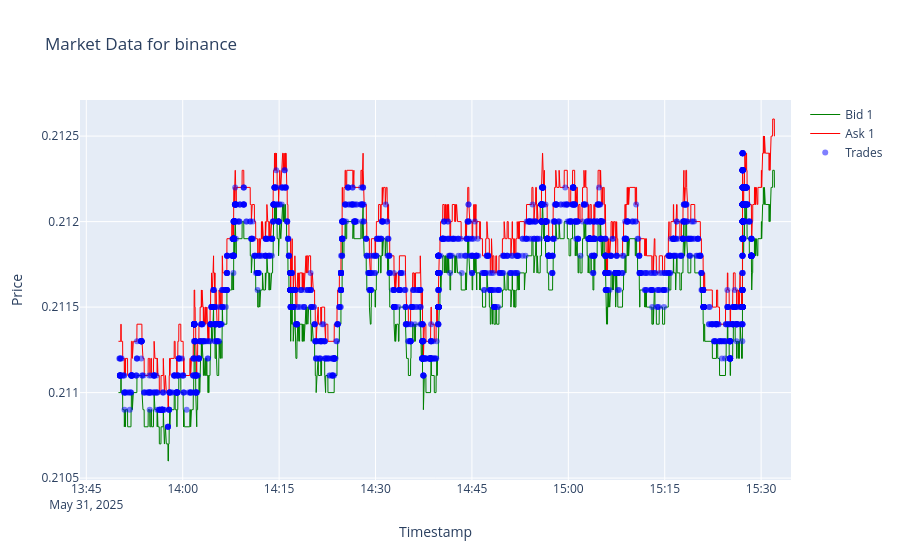

Notebook source saved alongside this figure:
### Code cell
import plotly.graph_objects as go
from plotly.subplots import make_subplots


def plot_market_data(ob_df: pd.DataFrame, trades_df: pd.DataFrame, exchange: str, levels_to_plot: int = 10):
    """
    Create a plotly figure with order book and trades data.
    """
    fig = go.Figure()
    for level in range(1, levels_to_plot + 1):
        bids_price = ob_df["bids"].apply(lambda x: x[level][0])
        bids_amount = ob_df["bids"].apply(lambda x: x[level][1])
        asks_price = ob_df["asks"].apply(lambda x: x[level][0])
        asks_amount = ob_df["asks"].apply(lambda x: x[level][1])
        
        # Plot the bid line and add with color intensity based on amount

        fig.add_trace(
            go.Scatter(
                x=ob_df.index,
                y=bids_price,
                mode='lines',
                name=f'Bid {level}',
                line=dict(width=1, color='green'),
                marker=dict(
                    size=6,
                    color=bids_amount,
                    colorscale='Greens',  # Changed to Greens for consistency
                    showscale=True,
                    colorbar=dict(title='Bid Amount')
                )
            )
        )
        fig.add_trace(
            go.Scatter(
                x=ob_df.index,
                y=asks_price,
                mode='lines',
                name=f'Ask {level}',
                line=dict(width=1, color='red'),
                marker=dict(
                    size=6,
                    color=asks_amount,
                    colorscale='Reds',  # Kept as Reds for consistency
                    showscale=True,
                    colorbar=dict(title='Ask Amount')
                )
            )
        )

    
    # Trades trace remains unchanged
    fig.add_trace(
        go.Scatter(
            x=trades_df.index,
            y=trades_df['price'],
            mode='markers',
            name='Trades',
            marker=dict(
                # size=trades_df['amount_quote'] * 2,
                symbol='circle',
                color='blue',
                opacity=0.5
            )
        )
    )
    
    # Update layout
    fig.update_layout(
        title=f'Market Data for {exchange}',
        xaxis_title='Timestamp',
        yaxis_title='Price',
        showlegend=True
    )
    
    return fig
# Create plots for each exchange
for exchange in exchanges:
    fig = plot_market_data(
        ob_df=ob_data[exchange],
        trades_df=trades_data[exchange],
        exchange=exchange,
        levels_to_plot=1
    )
    fig.show()

### Figure 1 — Plotly figure (JSON) as saved in the notebook; plotly's stock layout.template omitted (floating-point values rounded to 4 significant figures; data arrays with more than 128 entries replaced by an {"elided": "..."} marker saying what was removed)
{"data": [{"line": {"color": "green", "width": 1}, "marker": {"color": {"elided": "6131 float values"}, "colorbar": {"title": {"text": "Bid Amount"}}, "colorscale": [[0, "rgb(247,252,245)"], [0.125, "rgb(229,245,224)"], [0.25, "rgb(199,233,192)"], [0.375, "rgb(161,217,155)"], [0.5, "rgb(116,196,118)"], [0.625, "rgb(65,171,93)"], [0.75, "rgb(35,139,69)"], [0.875, "rgb(0,109,44)"], [1, "rgb(0,68,27)"]], "showscale": true, "size": 6}, "mode": "lines", "name": "Bid 1", "type": "scatter", "x": {"elided": "6131 str values"}, "y": {"elided": "6131 float values"}}, {"line": {"color": "red", "width": 1}, "marker": {"color": {"elided": "6131 float values"}, "colorbar": {"title": {"text": "Ask Amount"}}, "colorscale": [[0, "rgb(255,245,240)"], [0.125, "rgb(254,224,210)"], [0.25, "rgb(252,187,161)"], [0.375, "rgb(252,146,114)"], [0.5, "rgb(251,106,74)"], [0.625, "rgb(239,59,44)"], [0.75, "rgb(203,24,29)"], [0.875, "rgb(165,15,21)"], [1, "rgb(103,0,13)"]], "showscale": true, "size": 6}, "mode": "lines", "name": "Ask 1", "type": "scatter", "x": {"elided": "6131 str values"}, "y": {"elided": "6131 float values"}}, {"marker": {"color": "blue", "opacity": 0.5, "symbol": "circle"}, "mode": "markers", "name": "Trades", "type": "scatter", "x": {"elided": "2749 str values"}, "y": {"elided": "2749 float values"}}], "layout": {"showlegend": true, "title": {"text": "Market Data for binance"}, "xaxis": {"title": {"text": "Timestamp"}}, "yaxis": {"title": {"text": "Price"}}}}
